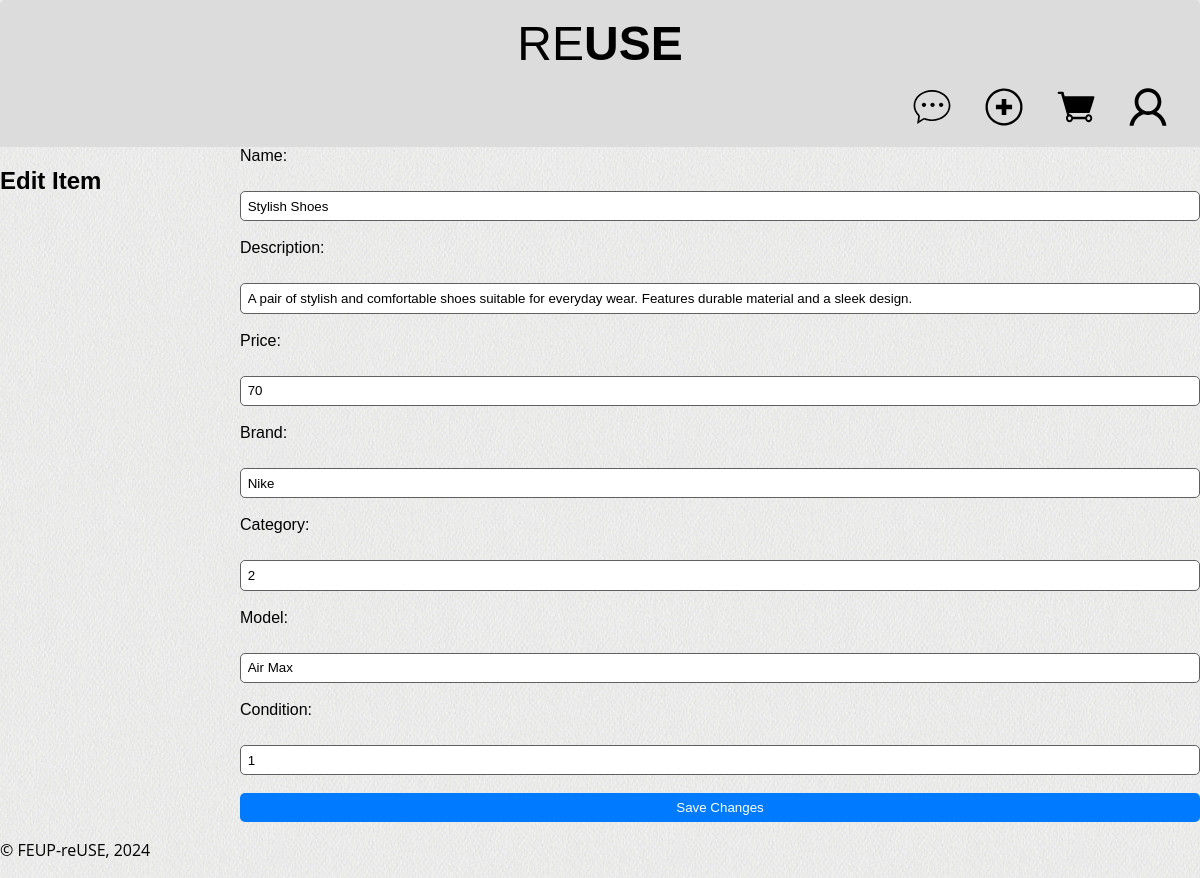
The app's page /pages/edit_item.php?idItem=5 (signed in), older data.
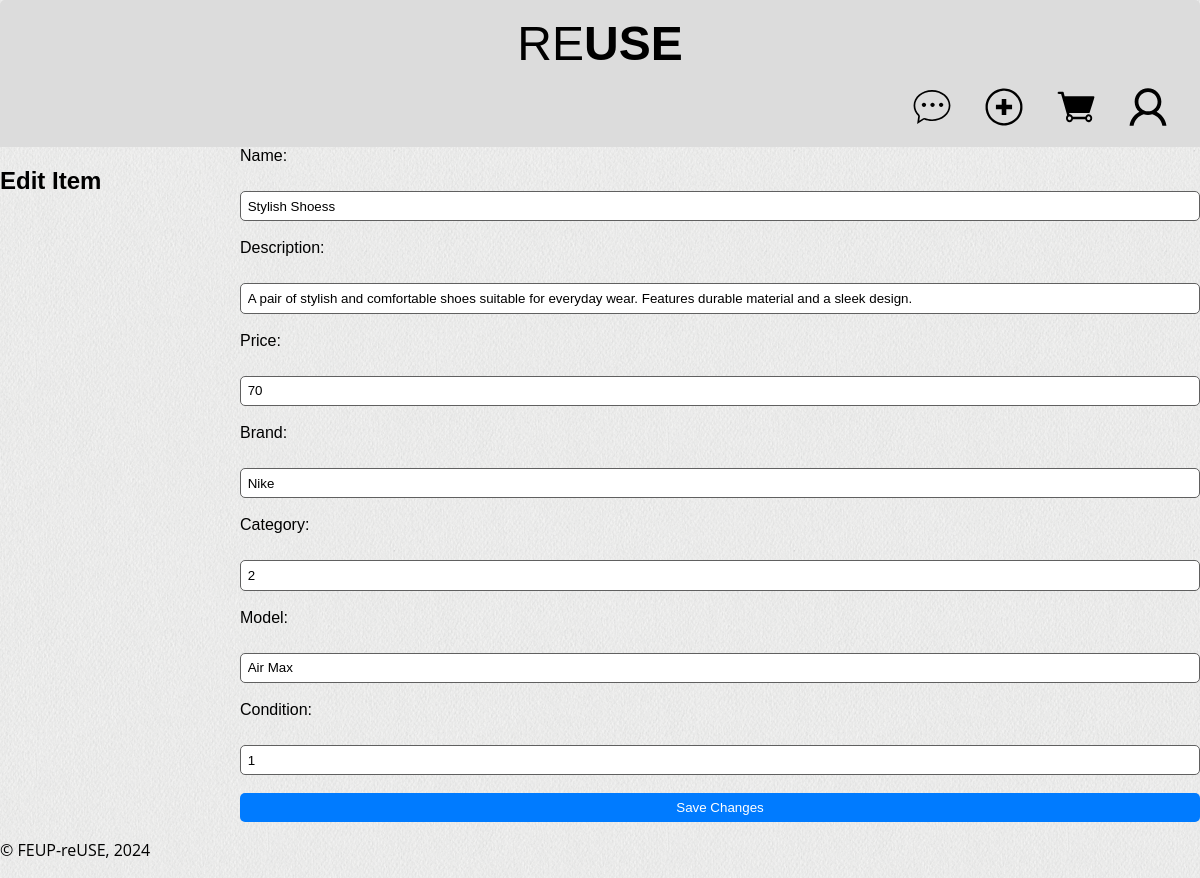
The same page, newer data.
### tables this page shows
CREATE TABLE Items (
    idItem INTEGER PRIMARY KEY AUTOINCREMENT,
    idSeller INTEGER NOT NULL,
    name TEXT NOT NULL,
    introduction TEXT,
    description TEXT,
    idCategory INTEGER,
    brand TEXT,
    model TEXT,
    idSize INTEGER,
    idCondition INTEGER,
    price REAL NOT NULL,
    active BOOLEAN NOT NULL DEFAULT TRUE,
    featured BOOLEAN NOT NULL DEFAULT FALSE,
    FOREIGN KEY (idSeller) REFERENCES Users(idUser),
    FOREIGN KEY (idCategory) REFERENCES Categories(idCategory),
    FOREIGN KEY (idSize) REFERENCES Sizes(idSize),
    FOREIGN KEY (idCondition) REFERENCES Conditions(idCondition)
);

### database/item.class.php (called while the page is built, shortened)
<?php
class Item {
    public function __construct(int $idItem, int $idSeller, string $name, ?string $introduction, ?string $description, int $idCategory, ?string $brand, ?string $model, int $idSize, int $idCondition, float $price, bool $active, bool $featured) {
        $this->name = $name;
        $this->description = $description;
        $this->idCategory = $idCategory;
        $this->brand = $brand;
        $this->model = $model;
        $this->idCondition = $idCondition;
        $this->price = $price;
    }
    public static function getItemById(PDO $db ,int $idItem): ?Item {
        $stmt = $db->prepare('SELECT * FROM Items WHERE idItem = ?');
        $stmt->execute(array($idItem));
        $item = $stmt->fetch();
        return new Item(
            $item['idItem'],
            $item['idSeller'],
            $item['name'],
            $item['introduction'],
            $item['description'],
            (int) $item['idCategory'],
            $item['brand'],
            $item['model'],
            (int) $item['idSize'],
            (int) $item['idCondition'],
            $item['price'],
            (bool) $item['active'],
            (bool) $item['featured']
        );
    }
}
?>

### pages/edit_item.php (the view, shortened to what this page needs)
<?php
require_once(__DIR__ . '/../database/connection.db.php');
require_once(__DIR__ . '/../database/item.class.php');
require_once(__DIR__ . '/../templates/common.tpl.php');
$db = getDatabaseConnection();
if ($_SERVER['REQUEST_METHOD'] === 'GET' && isset($_GET['idItem'])) {
    $itemId = intval($_GET['idItem']);
    $item = Item::getItemById($db, $itemId);
    if ($item) {
        ?>
        <html>
        <head>
        </head>
        <body>
            <h2>Edit Item</h2>
            <form action="../actions/action_update_item.php" method="post">
                <label for="name">Name:</label><br>
                <input type="text" id="name" name="name" value="<?php echo $item->name; ?>"><br>
                <label for="description">Description:</label><br>
                <input type="text" id="description" name="description" value="<?php echo $item->description; ?>"><br>
                <label for="price">Price:</label><br>
                <input type="number" id="price" name="price" value="<?php echo $item->price; ?>"><br>
                <label for="brand">Brand:</label><br>
                <input type="text" id="brand" name="brand" value="<?php echo $item->brand; ?>"><br>
                <label for="category">Category:</label><br>
                <input type="text" id="category" name="category" value="<?php echo $item->idCategory; ?>"><br>
                <label for="model">Model:</label><br>
                <input type="text" id="model" name="model" value="<?php echo $item->model; ?>"><br>
                <label for="condition">Condition:</label><br>
                <input type="text" id="condition" name="condition" value="<?php echo $item->idCondition; ?>"><br>
                <button type="submit">Save Changes</button>
            </form>
        </body>
        </html>
        <?php
    } else {
        header("Location: ../pages/index.php");
        exit;
    }
}else {
    echo "Error";
    exit;
}
?>

Row changes from the older to the newer data that the page shows:
changed items "Nike": name "Stylish Shoes" → "Stylish Shoess"
